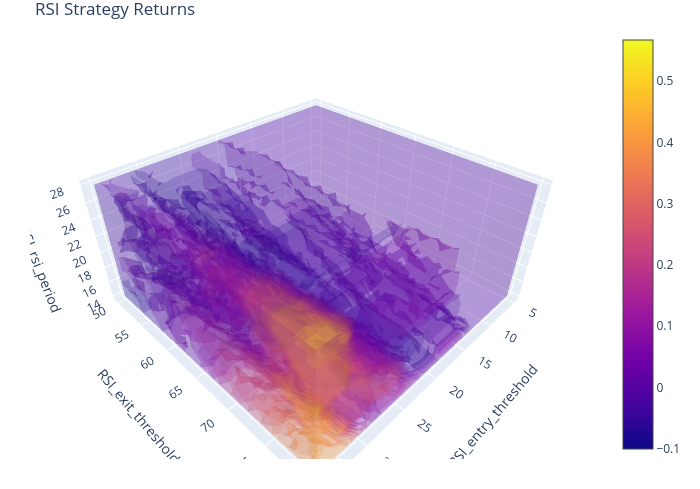

Source (notebook cell):
### Code cell
fig = returns.vbt.volume(
    x_level="RSI_entry_threshold",
    y_level="RSI_exit_threshold",
    z_level="RSI_rsi_period",
    title="RSI Strategy Returns",
    xaxis_title="Entry Threshold",
    yaxis_title="Exit Threshold",
    coloraxis_colorbar=dict(title="Total Return")
    ).show()

### Figure 1 — Plotly figure (JSON) as saved in the notebook; plotly's stock layout.template omitted (floating-point values rounded to 4 significant figures; data arrays with more than 128 entries replaced by an {"elided": "..."} marker saying what was removed)
{"data": [{"colorscale": [[0, "#0d0887"], [0.1111, "#46039f"], [0.2222, "#7201a8"], [0.3333, "#9c179e"], [0.4444, "#bd3786"], [0.5556, "#d8576b"], [0.6667, "#ed7953"], [0.7778, "#fb9f3a"], [0.8889, "#fdca26"], [1, "#f0f921"]], "hovertemplate": "RSI_entry_threshold: %{x}<br>RSI_exit_threshold: %{y}<br>RSI_rsi_period: %{z}<br>value: %{value}<extra></extra>", "opacity": 0.2, "surface": {"count": 15}, "type": "volume", "uid": "85ca12e1-eeb2-41be-9a8d-1346862747ee", "value": {"elided": "14415 float values"}, "x": {"elided": "14415 int values"}, "y": {"elided": "14415 int values"}, "z": {"elided": "14415 int values"}}], "layout": {"coloraxis": {"colorbar": {"title": {"text": "Total Return"}}}, "height": 490.0, "legend": {"orientation": "h", "traceorder": "normal", "x": 1, "xanchor": "right", "y": 1.02, "yanchor": "bottom"}, "margin": {"b": 30, "l": 30, "r": 30, "t": 30}, "scene": {"xaxis": {"title": {"text": "RSI_entry_threshold"}}, "yaxis": {"title": {"text": "RSI_exit_threshold"}}, "zaxis": {"title": {"text": "RSI_rsi_period"}}}, "title": {"text": "RSI Strategy Returns"}, "width": 700, "xaxis": {"title": {"text": "Entry Threshold"}}, "yaxis": {"title": {"text": "Exit Threshold"}}}}
